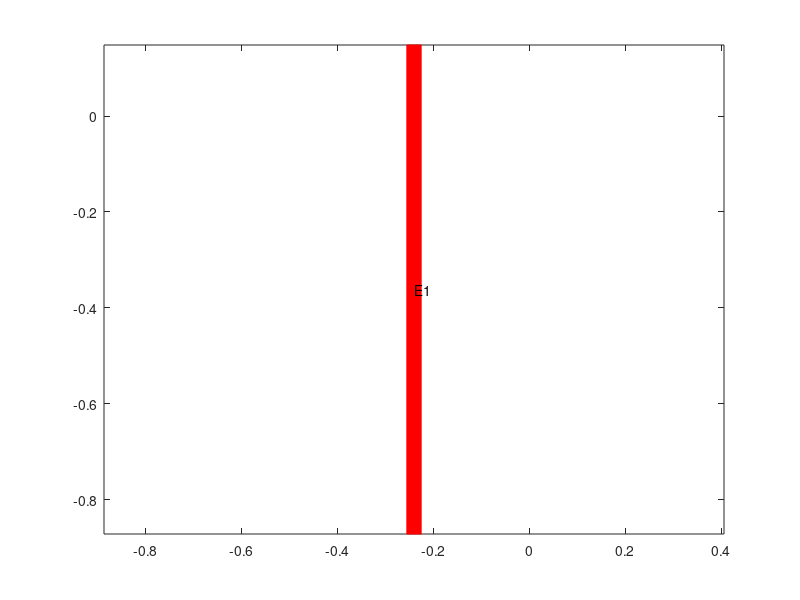

This figure's MATLAB source: (Note: this script raises an error after producing the figure.)
load('points.mat');


%% highlight single Gate pair

figure;
box on
a = struct( ...
    'figH', 200, ...
    'bottom', true, ...
    'line', false, ...
    'xLim', [-inf inf], ... % minimum and maximum x coordinate for gate labels
    'yLim', [-inf inf], ... % minimum and maximum y coordinate for gate labels
    'clf', true ...
    );

% if isempty(a.figH)
%     a.figH = gcf();
%     axis equal
% end
% figH = figure(a.figH);
% 
% if a.clf
%     clf();
% end
hold on;
axis equal
highlight_names={'34','38','35','36','39','40','30'};
highlight=zeros(size(highlight_names));
for ii=1:numel(highlight)
    highlight(ii)=find(strcmp(names,highlight_names{ii}));
end

ohighlight_names={'31','7'};
ohighlight=zeros(size(ohighlight_names));
for ii=1:numel(ohighlight)
    ohighlight(ii)=find(strcmp(onames,ohighlight_names{ii}));
end


for k = setdiff(1:numel(points),highlight)
    
    patchH{k} = patch(points{k}(:, 1).', points{k}(:, 2).', 'red','LineWidth',.1,'EdgeColor','red');
    text( min(max(mean(points{k}(:, 1)), a.xLim(1)), a.xLim(2)) ,  min(max(mean(points{k}(:, 2)), a.yLim(1)), a.yLim(2)) , names{k});
    
    if a.bottom
        uistack(patchH{k}, 'bottom');
    end
end

for k = setdiff(1:numel(ohmics),ohighlight)
    
    ohmicsH{k} = patch(ohmics{k}(:, 1).', ohmics{k}(:, 2).', 'black','LineWidth',.1,'EdgeColor','black');
% text( min(max(mean(points{k}(:, 1)), a.xLim(1)), a.xLim(2)) ,  min(max(mean(points{k}(:, 2)), a.yLim(1)), a.yLim(2)) , names{k});
    
    if a.bottom
        uistack(ohmicsH{k}, 'bottom');
    end
end

for k = highlight
    
    patchH{k} = patch(points{k}(:, 1).', points{k}(:, 2).', 'green','LineWidth',.1,'EdgeColor','green');
    text( min(max(mean(points{k}(:, 1)), a.xLim(1)), a.xLim(2)) ,  min(max(mean(points{k}(:, 2)), a.yLim(1)), a.yLim(2)) , names{k});
    
    if a.bottom
        uistack(patchH{k}, 'bottom');
    end
end

for k = ohighlight
    
    ohmicsH{k} = patch(ohmics{k}(:, 1).', ohmics{k}(:, 2).', 'green','LineWidth',.1,'EdgeColor','green');
    text( min(max(mean(points{k}(:, 1)), a.xLim(1)), a.xLim(2)) ,  min(max(mean(points{k}(:, 2)), a.yLim(1)), a.yLim(2)) , names{k});
    
    if a.bottom
        uistack(ohmicsH{k}, 'bottom');
    end
end

set(gca,'xtick',[])
set(gca,'ytick',[])
grid on
grid minor
hold off;







%% plot and highlight gate pair for inset

x1 = linspace(0,1);
y1 = x1.^2;

figure()
% plot on large axes
plot(x1,y1)
% create smaller axes in top right, and plot on it
axes('Position',[.15 .65 .25 .25])
box on


a = struct( ...
    'figH', 200, ...
    'bottom', true, ...
    'line', false, ...
    'xLim', [-inf inf], ... % minimum and maximum x coordinate for gate labels
    'yLim', [-inf inf], ... % minimum and maximum y coordinate for gate labels
    'clf', true ...
    );

% if isempty(a.figH)
%     a.figH = gcf();
%     axis equal
% end
% figH = figure(a.figH);
% 
% if a.clf
%     clf();
% end
hold on;
axis equal
highlight_names={'10','19'};
highlight=zeros(size(highlight_names));
for ii=1:numel(highlight)
    highlight(ii)=find(strcmp(names,highlight_names{ii}));
end

ohighlight_names={'37','7'};
ohighlight=zeros(size(ohighlight_names));
for ii=1:numel(ohighlight)
    ohighlight(ii)=find(strcmp(onames,ohighlight_names{ii}));
end


for k = setdiff(1:numel(points),highlight)
    
    patchH{k} = patch(points{k}(:, 1).', points{k}(:, 2).', 'red','LineWidth',.1,'EdgeColor','red');
    text( min(max(mean(points{k}(:, 1)), a.xLim(1)), a.xLim(2)) ,  min(max(mean(points{k}(:, 2)), a.yLim(1)), a.yLim(2)) , names{k});
    
    if a.bottom
        uistack(patchH{k}, 'bottom');
    end
end

for k = setdiff(1:numel(ohmics),ohighlight)
    
    ohmicsH{k} = patch(ohmics{k}(:, 1).', ohmics{k}(:, 2).', 'black','LineWidth',.1,'EdgeColor','black');
% text( min(max(mean(points{k}(:, 1)), a.xLim(1)), a.xLim(2)) ,  min(max(mean(points{k}(:, 2)), a.yLim(1)), a.yLim(2)) , names{k});
    
    if a.bottom
        uistack(ohmicsH{k}, 'bottom');
    end
end

for k = highlight
    
    patchH{k} = patch(points{k}(:, 1).', points{k}(:, 2).', 'green','LineWidth',.1,'EdgeColor','green');
    text( min(max(mean(points{k}(:, 1)), a.xLim(1)), a.xLim(2)) ,  min(max(mean(points{k}(:, 2)), a.yLim(1)), a.yLim(2)) , names{k});
    
    if a.bottom
        uistack(patchH{k}, 'bottom');
    end
end

for k = ohighlight
    
    ohmicsH{k} = patch(ohmics{k}(:, 1).', ohmics{k}(:, 2).', 'green','LineWidth',.1,'EdgeColor','green');
    text( min(max(mean(points{k}(:, 1)), a.xLim(1)), a.xLim(2)) ,  min(max(mean(points{k}(:, 2)), a.yLim(1)), a.yLim(2)) , names{k});
    
    if a.bottom
        uistack(ohmicsH{k}, 'bottom');
    end
end
set(gca,'xtick',[])
set(gca,'ytick',[])
grid on
grid minor
hold off;

%% Colorful Matlab Gate Layout

figure;
box on
a = struct( ...
    'figH', 200, ...
    'bottom', true, ...
    'line', false, ...
    'xLim', [-inf inf], ... % minimum and maximum x coordinate for gate labels
    'yLim', [-inf inf], ... % minimum and maximum y coordinate for gate labels
    'clf', true ...
    );

% if isempty(a.figH)
%     a.figH = gcf();
%     axis equal
% end
% figH = figure(a.figH);
% 
% if a.clf
%     clf();
% end
hold on;
axis equal
% rf_names={'E3','E5','E7','E8','E1'};
rf_names={'35','38','34'};
rf=zeros(size(rf_names));
for ii=1:numel(rf)
    rf(ii)=find(strcmp(names,rf_names{ii}));
end

% barrier_names={'35','30','26','34','33','10','19','8','14'};
barrier_names={'10','9','E5'};
barrier=zeros(size(barrier_names));
for ii=1:numel(barrier)
    barrier(ii)=find(strcmp(names,barrier_names{ii}));
end

% sensing_names={'36','39','40','6','4','5'};
sensing_names={'E3'};
sensing=zeros(size(sensing_names));
for ii=1:numel(sensing)
    sensing(ii)=find(strcmp(names,sensing_names{ii}));
end

for k = setdiff(1:numel(points),[rf,barrier,sensing])
    
    patchH{k} = patch(points{k}(:, 1).', points{k}(:, 2).', 'red','LineWidth',.1,'EdgeColor','red');
    text( min(max(mean(points{k}(:, 1)), a.xLim(1)), a.xLim(2)) ,  min(max(mean(points{k}(:, 2)), a.yLim(1)), a.yLim(2)) , names{k});
    
    if a.bottom
        uistack(patchH{k}, 'bottom');
    end
end

for k = rf
    
    patchH{k} = patch(points{k}(:, 1).', points{k}(:, 2).', 'green','LineWidth',.1,'EdgeColor','green');
    text( min(max(mean(points{k}(:, 1)), a.xLim(1)), a.xLim(2)) ,  min(max(mean(points{k}(:, 2)), a.yLim(1)), a.yLim(2)) , names{k});
    
    if a.bottom
        uistack(patchH{k}, 'bottom');
    end
end

for k = barrier
    
    patchH{k} = patch(points{k}(:, 1).', points{k}(:, 2).', 'blue','LineWidth',.1,'EdgeColor','blue');
    text( min(max(mean(points{k}(:, 1)), a.xLim(1)), a.xLim(2)) ,  min(max(mean(points{k}(:, 2)), a.yLim(1)), a.yLim(2)) , names{k});
    
    if a.bottom
        uistack(patchH{k}, 'bottom');
    end
end

for k = sensing
    
    patchH{k} = patch(points{k}(:, 1).', points{k}(:, 2).', 'yellow','LineWidth',.1,'EdgeColor','yellow');
    text( min(max(mean(points{k}(:, 1)), a.xLim(1)), a.xLim(2)) ,  min(max(mean(points{k}(:, 2)), a.yLim(1)), a.yLim(2)) , names{k});
    
    if a.bottom
        uistack(patchH{k}, 'bottom');
    end
end

for k = 1:numel(ohmics)
    
    ohmicsH{k} = patch(ohmics{k}(:, 1).', ohmics{k}(:, 2).', 'black','LineWidth',.1,'EdgeColor','black');
% text( min(max(mean(points{k}(:, 1)), a.xLim(1)), a.xLim(2)) ,  min(max(mean(points{k}(:, 2)), a.yLim(1)), a.yLim(2)) , names{k});
    
    if a.bottom
        uistack(ohmicsH{k}, 'bottom');
    end
end

set(gca,'xtick',[])
set(gca,'ytick',[])
grid on
grid minor
hold off;


%%



